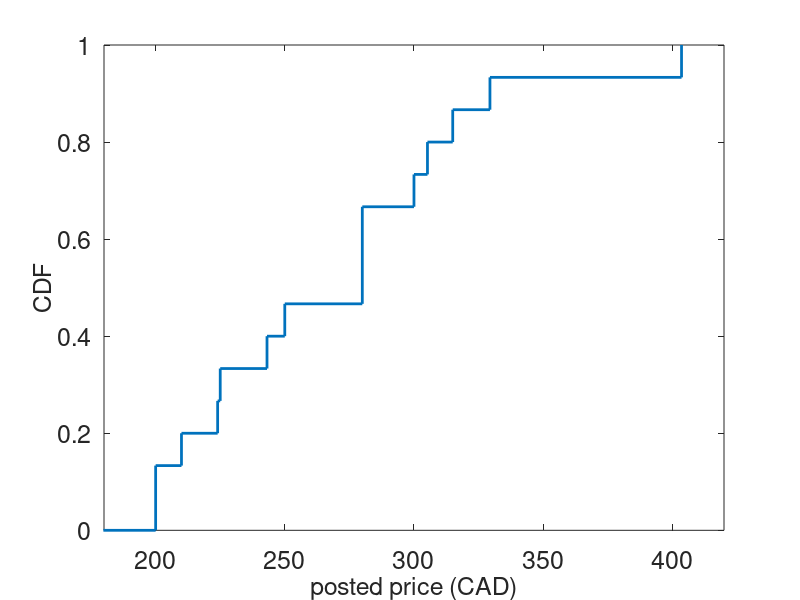
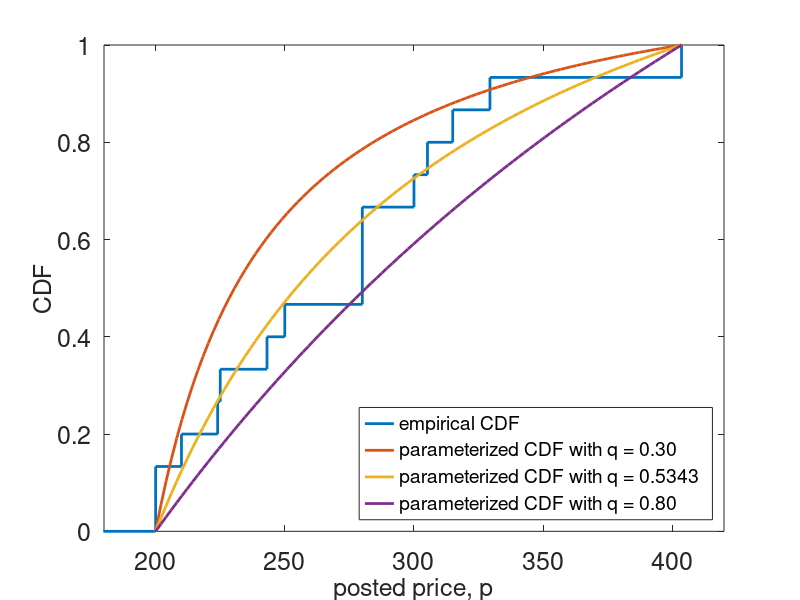

The MATLAB script that drew these images, in order:
clear

%%%%%%%%%%%%%%%%%%%%%%%%%%
% create vectors of data %
%%%%%%%%%%%%%%%%%%%%%%%%%%

% a vector of advertised prices for a Breville Cafe Roma Espresso Machine
ADPRICE = sort([223.99; 279.99; 199.99; 199.99; 224.99; 279.99; 209.99; 279.99; 243.10; 249.98; 299.99; 305.21; 314.99; 329.40; 403.56]);
N = length(ADPRICE);

%%%%%%%%%%%%%%%%%%%%%%%%%%
% plot the empirical CDF %
%%%%%%%%%%%%%%%%%%%%%%%%%%

% generate the empirical CDF of advertised prices
ADECDF = ecdf(ADPRICE);

F1 = figure(1);
stairs([0; unique(ADPRICE)],ADECDF);
lines = get(gca,'children');
set(lines,'LineWidth',2)
set(gca,'fontsize',18)
xlabel({'posted price (CAD)'},'FontSize',18)
ylabel({'CDF'},'FontSize',18)
xlim([180 420]);

%%%%%%%%%%%%%%%%%%%%%%%%%%%%%%%%%%%%%%%%%%%%%%
% parameterization of the Burdett-Judd model %
%%%%%%%%%%%%%%%%%%%%%%%%%%%%%%%%%%%%%%%%%%%%%%

% set pSTAR and pLBAR as the highest and the lowest observed prices
pSTAR = ADPRICE(N);
pLBAR = ADPRICE(1);

% try different values of q
qVALUES = [0.3 0.5343 0.8];

for j = 1:3

    q = qVALUES(j);

    % pLBAR, pSTAR, and q imply a value for r (because of equal profit)
    r = pLBAR / (1 - q) - (q / (2 * (1 - q))) * (pLBAR + pSTAR)

    % plot the CDF implied by the theory
    pSTEP = (pSTAR-pLBAR)/100;
    for p = pLBAR:pSTEP:pSTAR

        pGRID(round((p-pLBAR)/pSTEP)+1,1) = p;
        FGRID(round((p-pLBAR)/pSTEP)+1,1) = 1 - (1/2) * (q / (1 - q)) * ((pSTAR - p) / (p - r));

    end

    %%%%%%%%%%%%%%%%%%%%%%%%%%%%%%%%%
    % recovering the search cost, c %
    %%%%%%%%%%%%%%%%%%%%%%%%%%%%%%%%%

    % CDF of one sampled price
    F11 = FGRID;

    % CDF of min of two sampled prices
    F12 = 1 - (1 - FGRID).^2;

    % expected minimum price:
    Ep11 = pGRID' * diff([0; F11])
    Ep12 = pGRID' * diff([0; F12])

    % set c = Delta_1(1) = Ep11 - Ep12
    c = Ep11 - Ep12

    FGRIDS(:,j) = FGRID;
    cVALUES(1,j) = c;
    rVALUES(1,j) = r;

end

%%%%%%%%%%%%%%%%%%%%%%%%%%%%%%%%%%%%%%%%%%%
% plot the empirical and theoretical CDFs %
%%%%%%%%%%%%%%%%%%%%%%%%%%%%%%%%%%%%%%%%%%%

F2 = figure(2);
plot1 = stairs([0; unique(ADPRICE)],ADECDF); hold on
plot2 = plot(pGRID,FGRIDS(:,1));
plot3 = plot(pGRID,FGRIDS(:,2));
plot4 = plot(pGRID,FGRIDS(:,3));
lines = get(gca,'children');
set(lines,'LineWidth',2)
set(gca,'fontsize',18)
xlabel({'posted price, p'},'FontSize',18)
ylabel({'CDF'},'FontSize',18)
xlim([180 420]);
ylim([0 1]);
legend([plot1 plot2 plot3 plot4], {'empirical CDF','parameterized CDF with q = 0.30','parameterized CDF with q = 0.5343','parameterized CDF with q = 0.80'},'Location','southeast','FontSize',14)
